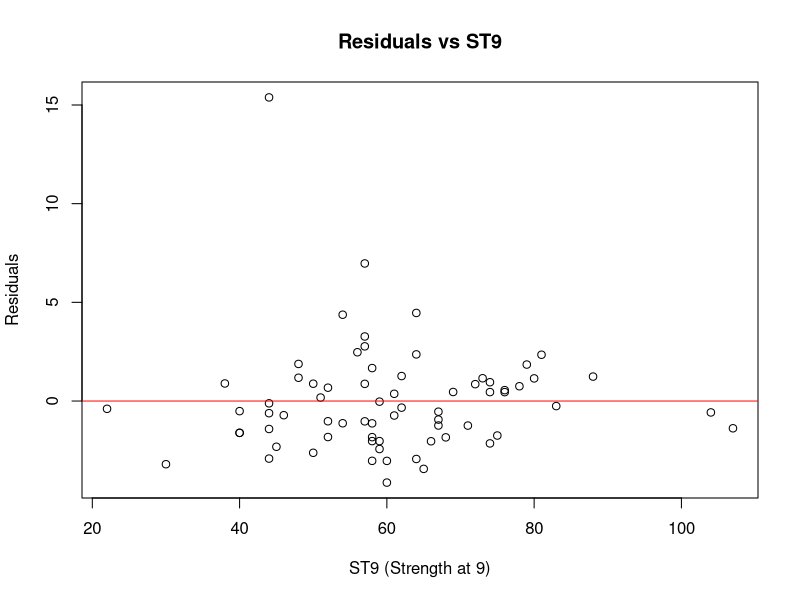
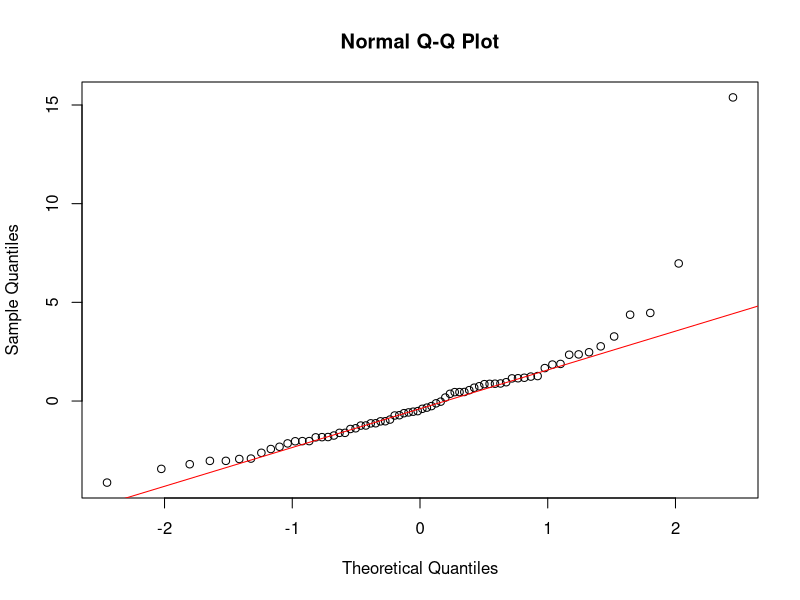

Generate these figures, in order, with R: (Note: this script raises an error after producing the figures.)
## ---- chunk 1
library(knitr)
## ---- chunk 2
data <- read.table("BGSgirls2.txt", header = F)

colnames(data) <- c(
  "ID",       # Girl identification number
  "WT2",      # Weight (kg) at 2 years
  "HT2",      # Height (cm) at 2 years
  "WT9",      # Weight (kg) at 9 years
  "HT9",      # Height (cm) at 9 years
  "LG9",      # Leg circumference (cm) at 9 years
  "ST9",      # Strength (kg) at 9 years
  "WT18",     # Weight (kg) at 18 years
  "HT18",     # Height (cm) at 18 years
  "LG18",     # Leg circumference (cm) at 18 years
  "ST18",     # Strength (kg) at 18 years
  "BMI",      # Body Mass Index at 18 years
  "SOMA"      # Somatotype (SOMA), on a scale from 1, very thin, to 7, very obese
)

response_var <- "BMI"
explanatory_vars <- c("HT2", "HT9", "WT2", "WT9", "ST9")

correlations <- sapply(explanatory_vars, function(var) {
  cor(data[[var]], data[[response_var]])
})
print(correlations)

correlation_results <- sapply(explanatory_vars, function(var) {
  test <- cor.test(data[[var]], data[[response_var]])
  c("correlation" = round(test$estimate, 4), "p-value" = round(test$p.value, 4))
})

correlation_results_df <- as.data.frame(t(correlation_results))
correlation_results_df <- cbind(Variable = explanatory_vars, correlation_results_df)
correlation_results_df
## ---- chunk 3
explanatory_vars <- c("HT2", "HT9", "WT2", "WT9", "ST9")
explanatory_data <- data[, explanatory_vars]
cor_matrix <- cor(explanatory_data)
n <- nrow(explanatory_data) 
p_values <- matrix(NA, nrow = length(explanatory_vars), ncol = length(explanatory_vars))
rownames(p_values) <- colnames(p_values) <- explanatory_vars

for (i in 1:length(explanatory_vars)) {
  for (j in 1:length(explanatory_vars)) {
    if (i != j) {
      test <- cor.test(explanatory_data[[i]], explanatory_data[[j]])
      p_values[i, j] <- test$p.value
    }
  }
}

significant_correlations <- which(p_values < 0.05, arr.ind = TRUE)
significant_results <- data.frame(
  Var1 = rownames(p_values)[significant_correlations[, 1]],
  Var2 = colnames(p_values)[significant_correlations[, 2]],
  "correlation" = round(cor_matrix[significant_correlations], 4),
  "p-Value" = round(p_values[significant_correlations], 4)
)

significant_results <- significant_results[!duplicated(t(apply(significant_results, 1, sort))), ]
significant_results
## ---- chunk 4
model <- lm(BMI ~ ST9, data = data)
summary(model)
## ---- chunk 5
plot(data$ST9, resid(model), main = "Residuals vs ST9", xlab = "ST9 (Strength at 9)", ylab = "Residuals")
abline(h = 0, col = "red")

qqnorm(resid(model))
qqline(resid(model), col = "red")
## ---- chunk 6
multi_model <- lm(BMI ~ ST9 + WT9, data = data)
summary(multi_model)
## ---- chunk 7
full_model <- lm(BMI ~ WT2 + HT2 + WT9 + HT9 + ST9, data = data)
summary(full_model)
## ---- chunk 8
summary(full_model)
## ---- chunk 9
knitr::include_graphics("2a.png")
## ---- chunk 10
knitr::include_graphics("2e.png")
